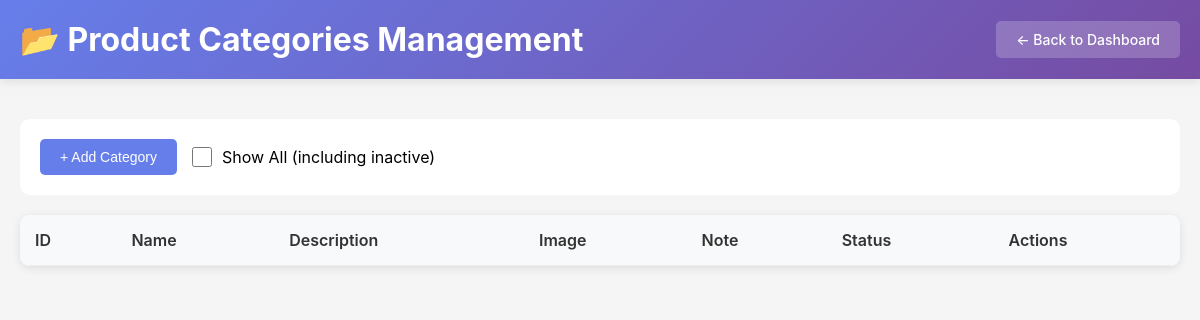
Page /admin/product-categories (signed in) on the earlier database version.
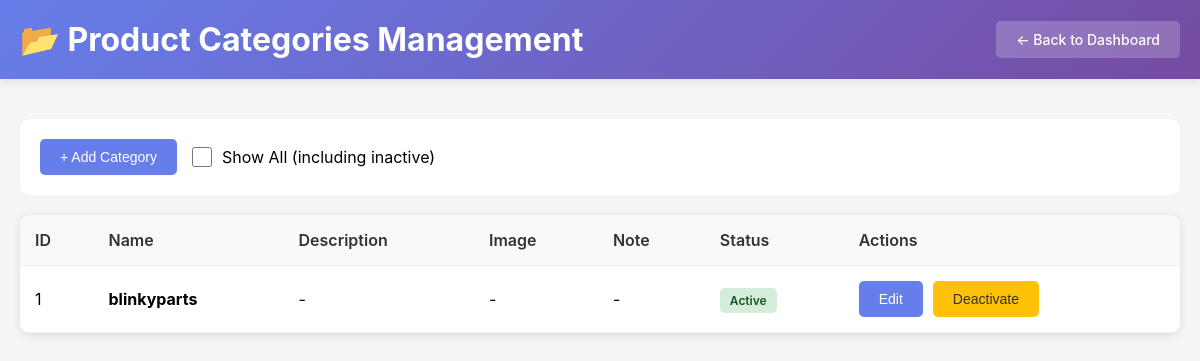
Same page on the later database version.
### tables this page shows
CREATE TABLE "productCategories" (
                productCategoryId INTEGER PRIMARY KEY,
                name TEXT NOT NULL,
                description TEXT,
                image TEXT,
                note TEXT,
                active INTEGER NOT NULL DEFAULT 1
            );

### src/admin.py (the view)
@admin_bp.route('/product-categories')
@require_admin
def product_categories():
    conn = get_db_connection()
    show_all = request.args.get('show_all', 'false') == 'true'
    if show_all:
        categories = conn.execute('SELECT * FROM productCategories ORDER BY name').fetchall()
    else:
        categories = conn.execute('SELECT * FROM productCategories WHERE active = 1 ORDER BY name').fetchall()
    conn.close()
    return render_template('admin_product_categories.html', categories=categories, show_all=show_all)

### src/admin.py (called while the page is built)
def require_admin(f):
    @wraps(f)
    def decorated_function(*args, **kwargs):
        if not session.get('admin_authenticated'):
            return redirect(url_for('admin_login'))
        return f(*args, **kwargs)
    return decorated_function

def get_db_connection():
    from app import DB_NAME
    db_path = PROJECT_ROOT / 'db' / DB_NAME
    conn = sqlite3.connect(str(db_path))
    conn.row_factory = sqlite3.Row
    return conn

### templates/admin_product_categories.html (shortened to what this page needs)
<!DOCTYPE html>
<html lang="en">
<head>
</head>
<body>
    <div class="header">
        <div class="header-content">
            <h1>📂 Product Categories Management</h1>
            <div>
                <a href="/admin" class="btn btn-secondary">← Back to Dashboard</a>
            </div>
        </div>
    </div>
    <div class="container">
        <div class="toolbar">
            <button class="btn btn-primary" onclick="openAddModal()">+ Add Category</button>
            <div class="toggle">
                <input type="checkbox" id="showAll" {% if show_all %}checked{% endif %}
                       onchange="toggleShowAll(this)">
                <label for="showAll">Show All (including inactive)</label>
            </div>
        </div>
        <div class="table-container">
            <table>
                <thead>
                    <tr>
                        <th>ID</th>
                        <th>Name</th>
                        <th>Description</th>
                        <th>Image</th>
                        <th>Note</th>
                        <th>Status</th>
                        <th>Actions</th>
                    </tr>
                </thead>
                <tbody id="categoriesTableBody">
                    {% for category in categories %}
                    <tr>
                        <td>{{ category.productCategoryId }}</td>
                        <td><strong>{{ category.name }}</strong></td>
                        <td>{{ category.description or '-' }}</td>
                        <td>
                            {% if category.image %}
                            <img src="{{ category.image }}" alt="{{ category.name }}" class="image-preview">
                            {% else %}
                            -
                            {% endif %}
                        </td>
                        <td>{{ category.note or '-' }}</td>
                        <td>
                            {% if category.active %}
                            <span class="badge badge-active">Active</span>
                            {% else %}
                            <span class="badge badge-inactive">Inactive</span>
                            {% endif %}
                        </td>
                        <td>
                            <div class="actions">
                                <button class="btn btn-primary" onclick="openEditModal({{ category.productCategoryId }})">Edit</button>
                                {% if category.active %}
                                <button class="btn btn-warning" onclick="toggleActive({{ category.productCategoryId }}, true)">Deactivate</button>
                                {% else %}
                                <button class="btn btn-success" onclick="toggleActive({{ category.productCategoryId }}, false)">Activate</button>
                                {% endif %}
                            </div>
                        </td>
                    </tr>
                    {% endfor %}
                </tbody>
            </table>
        </div>
    </div>
</body>
</html>

### templates/admin_product_categories.html (style rules this page uses)
* { margin: 0; padding: 0; box-sizing: border-box; }
body { font-family: -apple-system, BlinkMacSystemFont, 'Segoe UI', Roboto, Oxygen, Ubuntu, Cantarell, sans-serif; background: #f5f5f5; }
.header { background: linear-gradient(135deg, #667eea 0%, #764ba2 100%); color: white; padding: 20px; box-shadow: 0 2px 10px rgba(0, 0, 0, 0.1); }
.header-content { max-width: 1200px; margin: 0 auto; display: flex; justify-content: space-between; align-items: center; }
.btn { padding: 10px 20px; border: none; border-radius: 5px; cursor: pointer; font-size: 14px; font-weight: 500; text-decoration: none; display: inline-block; transition: transform 0.2s; }
.btn-secondary { background: rgba(255, 255, 255, 0.2); color: white; }
.btn-primary { background: #667eea; color: white; }
.btn-warning { background: #ffc107; color: #333; }
.container { max-width: 1200px; margin: 40px auto; padding: 0 20px; }
.toolbar { background: white; padding: 20px; border-radius: 10px; margin-bottom: 20px; display: flex; gap: 15px; align-items: center; }
.table-container { background: white; border-radius: 10px; overflow: hidden; box-shadow: 0 2px 10px rgba(0, 0, 0, 0.1); }
table { width: 100%; border-collapse: collapse; }
th, td { padding: 15px; text-align: left; border-bottom: 1px solid #eee; }
th { background: #f8f9fa; font-weight: 600; color: #333; }
.badge { padding: 5px 10px; border-radius: 5px; font-size: 12px; font-weight: 600; }
.badge-active { background: #d4edda; color: #155724; }
.toggle { display: flex; align-items: center; gap: 10px; }
.toggle input[type="checkbox"] { width: 20px; height: 20px; }
.actions { display: flex; gap: 10px; }

Differences in the rows shown:
added productCategories: productCategoryId "1", name "blinkyparts", description "-", note "-", active "Active"
